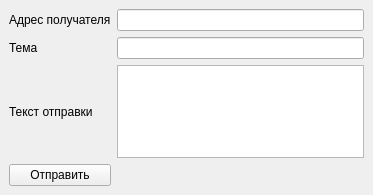
<?xml version="1.0" encoding="UTF-8"?>
<ui version="4.0">
 <class>MainWindow</class>
 <widget class="QMainWindow" name="MainWindow">
  <property name="geometry">
   <rect>
    <x>0</x>
    <y>0</y>
    <width>373</width>
    <height>195</height>
   </rect>
  </property>
  <property name="windowTitle">
   <string>MainWindow</string>
  </property>
  <widget class="QWidget" name="centralwidget">
   <layout class="QGridLayout" name="gridLayout">
    <item row="5" column="0">
     <widget class="QLabel" name="label_3">
      <property name="text">
       <string>Текст отправки</string>
      </property>
     </widget>
    </item>
    <item row="6" column="0">
     <widget class="QPushButton" name="pushButton">
      <property name="text">
       <string>Отправить</string>
      </property>
     </widget>
    </item>
    <item row="5" column="2">
     <widget class="QTextEdit" name="mailText"/>
    </item>
    <item row="2" column="0">
     <widget class="QLabel" name="label_2">
      <property name="text">
       <string>Тема</string>
      </property>
     </widget>
    </item>
    <item row="0" column="0">
     <widget class="QLabel" name="label">
      <property name="text">
       <string>Адрес получателя</string>
      </property>
     </widget>
    </item>
    <item row="0" column="2">
     <widget class="QLineEdit" name="email"/>
    </item>
    <item row="2" column="2">
     <widget class="QLineEdit" name="lineEdit"/>
    </item>
   </layout>
  </widget>
 </widget>
 <resources/>
 <connections/>
</ui>
